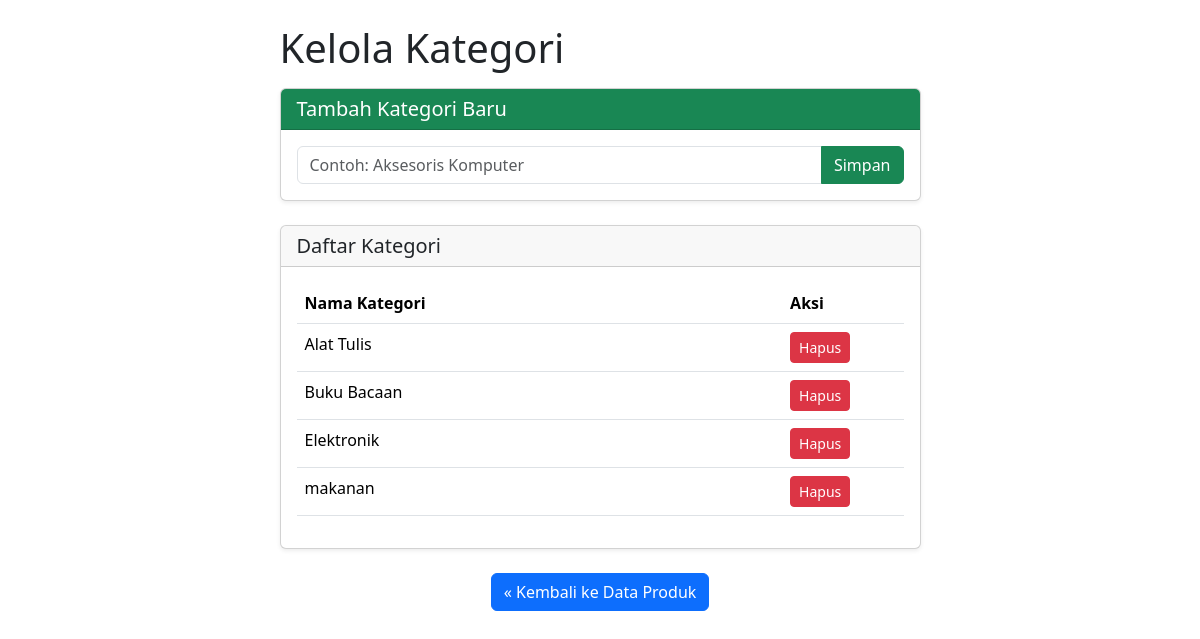
The page /kategori/kelola.php on the database its author committed.
### tables this page shows
CREATE TABLE `kategori` (
  `id_kategori` int(11) NOT NULL,
  `nama_kategori` varchar(100) NOT NULL
);

### kategori/kelola.php (the view, shortened to what this page needs)
<?php
include "../koneksi.php";
?>
<!DOCTYPE html>
<html lang="id">
<head>
    <link href="https://cdn.jsdelivr.net/npm/bootstrap@5.3.3/dist/css/bootstrap.min.css" rel="stylesheet">
</head>
<body>
<div class="container mt-4 mb-5">
    <div class="row justify-content-center">
        <div class="col-md-7">
            <h1 class="mb-3">Kelola Kategori</h1>
            <div class="card shadow-sm mb-4">
                <div class="card-header bg-success text-white">
                    <h5 class="mb-0">Tambah Kategori Baru</h5>
                </div>
                <div class="card-body">
                    <form action="kelola.php" method="POST">
                        <div class="input-group">
                            <input type="text" class="form-control"
                                   name="nama_kategori"
                                   placeholder="Contoh: Aksesoris Komputer" required>
                            <button class="btn btn-success" type="submit" name="submit_kategori">Simpan</button>
                        </div>
                    </form>
                </div>
            </div>
            <div class="card shadow-sm">
                <div class="card-header">
                    <h5 class="mb-0">Daftar Kategori</h5>
                </div>
                <div class="card-body">
                    <div class="table-responsive">
                        <table class="table table-hover">
                            <thead>
                                <tr>
                                    <th>Nama Kategori</th>
                                    <th width="20%">Aksi</th>
                                </tr>
                            </thead>
                            <tbody>
                                <?php
                                $query_kategori = mysqli_query($conn, "SELECT * FROM kategori ORDER BY nama_kategori ASC");
                                if (mysqli_num_rows($query_kategori) > 0) {
                                    while ($kat = mysqli_fetch_assoc($query_kategori)) {
                                ?>
                                    <tr>
                                        <td><?php echo htmlspecialchars($kat['nama_kategori']); ?></td>
                                        <td>
                                            <a href="hapus.php?id=<?php echo $kat['id_kategori']; ?>"
                                               class="btn btn-danger btn-sm"
                                               onclick="return confirm('Yakin ingin menghapus kategori ini?')">Hapus</a>
                                        </td>
                                    </tr>
                                <?php
                                    }
                                } else {
                                    echo "<tr><td colspan='2' class='text-center'>Belum ada kategori.</td></tr>";
                                }
                                ?>
                            </tbody>
                        </table>
                    </div>
                </div>
            </div>
            <div class="mt-4 text-center">
                <a href="../index.php" class="btn btn-primary">&laquo; Kembali ke Data Produk</a> </div>
        </div>
    </div>
</div>
</body>
</html>

### rows shown on the page
kategori: nama_kategori "Alat Tulis"
kategori: nama_kategori "Buku Bacaan"
kategori: nama_kategori "Elektronik"
kategori: nama_kategori "makanan"
